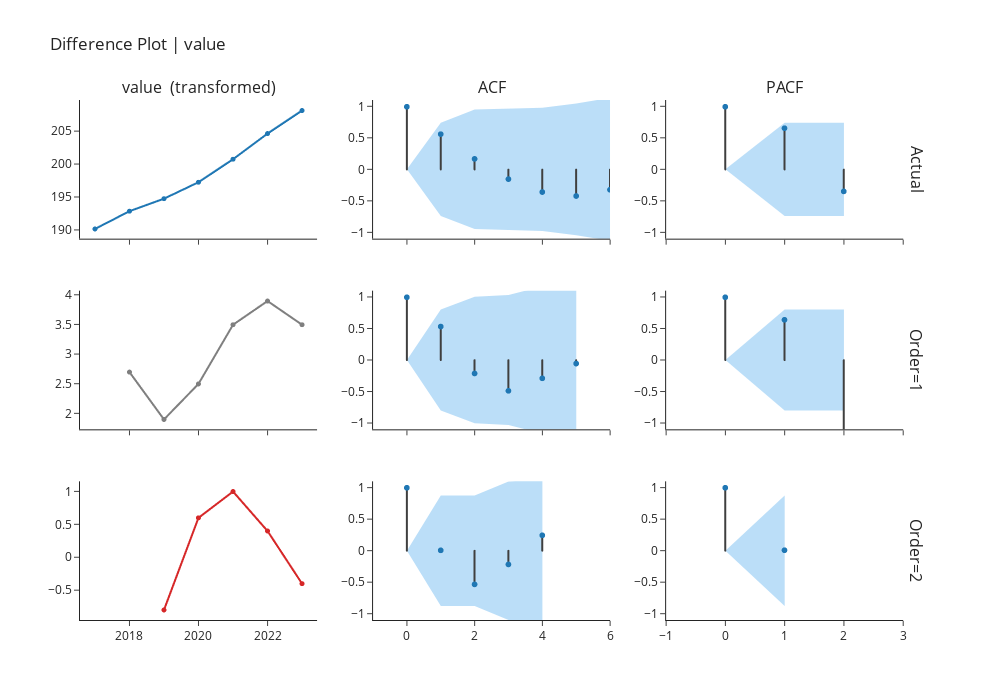

Here is the notebook cell this chart was saved with:
### Markdown cell above
## Difference Plot Using Order

### Code cell
exp.plot_model(plot="diff", 
               data_kwargs={"order_list": [1, 2], "acf": True, "pacf": True},
               fig_kwargs = {"height":700,"width":1000,"template": "simple_white","hoverinfo":"skip","big_data_threshold":10})

### Figure 1 — Plotly figure (JSON) as saved in the notebook; plotly's stock layout.template omitted (floating-point values rounded to 4 significant figures)
{"data": [{"hoverinfo": "skip", "line": {"width": 2}, "marker": {"size": 5}, "mode": "lines+markers", "name": "Actual", "showlegend": false, "type": "scattergl", "x": ["2017-01-01T00:00:00", "2018-01-01T00:00:00", "2019-01-01T00:00:00", "2020-01-01T00:00:00", "2021-01-01T00:00:00", "2022-01-01T00:00:00", "2023-01-01T00:00:00"], "xaxis": "x", "y": [190.2, 192.9, 194.8, 197.3, 200.8, 204.7, 208.2], "yaxis": "y"}, {"line": {"color": "#3f3f3f"}, "mode": "lines", "name": "Actual", "showlegend": false, "type": "scattergl", "x": [0, 0], "xaxis": "x2", "y": [0, 1], "yaxis": "y2"}, {"line": {"color": "#3f3f3f"}, "mode": "lines", "name": "Actual", "showlegend": false, "type": "scattergl", "x": [1, 1], "xaxis": "x2", "y": [0, 0.5653], "yaxis": "y2"}, {"line": {"color": "#3f3f3f"}, "mode": "lines", "name": "Actual", "showlegend": false, "type": "scattergl", "x": [2, 2], "xaxis": "x2", "y": [0, 0.172], "yaxis": "y2"}, {"line": {"color": "#3f3f3f"}, "mode": "lines", "name": "Actual", "showlegend": false, "type": "scattergl", "x": [3, 3], "xaxis": "x2", "y": [0, -0.1486], "yaxis": "y2"}, {"line": {"color": "#3f3f3f"}, "mode": "lines", "name": "Actual", "showlegend": false, "type": "scattergl", "x": [4, 4], "xaxis": "x2", "y": [0, -0.354], "yaxis": "y2"}, {"line": {"color": "#3f3f3f"}, "mode": "lines", "name": "Actual", "showlegend": false, "type": "scattergl", "x": [5, 5], "xaxis": "x2", "y": [0, -0.4171], "yaxis": "y2"}, {"line": {"color": "#3f3f3f"}, "mode": "lines", "name": "Actual", "showlegend": false, "type": "scattergl", "x": [6, 6], "xaxis": "x2", "y": [0, -0.3175], "yaxis": "y2"}, {"marker": {"color": "#1f77b4", "size": 6}, "mode": "markers", "name": "Actual", "showlegend": false, "type": "scattergl", "x": [0, 1, 2, 3, 4, 5, 6], "xaxis": "x2", "y": [1, 0.5653, 0.172, -0.1486, -0.354, -0.4171, -0.3175], "yaxis": "y2"}, {"line": {"color": "rgba(255,255,255,0)"}, "mode": "lines", "name": "UC", "showlegend": false, "type": "scatter", "x": [0, 1, 2, 3, 4, 5, 6], "xaxis": "x2", "y": [0, 0.7408, 0.9484, 0.9654, 0.9779, 1.046, 1.133], "yaxis": "y2"}, {"fill": "tonexty", "fillcolor": "rgba(32, 146, 230,0.3)", "line": {"color": "rgba(255,255,255,0)"}, "mode": "lines", "name": "LC", "showlegend": false, "type": "scatter", "x": [0, 1, 2, 3, 4, 5, 6], "xaxis": "x2", "y": [0, -0.7408, -0.9484, -0.9654, -0.9779, -1.046, -1.133], "yaxis": "y2"}, {"line": {"color": "#3f3f3f"}, "mode": "lines", "name": "Actual", "showlegend": false, "type": "scattergl", "x": [0, 0], "xaxis": "x3", "y": [0, 1], "yaxis": "y3"}, {"line": {"color": "#3f3f3f"}, "mode": "lines", "name": "Actual", "showlegend": false, "type": "scattergl", "x": [1, 1], "xaxis": "x3", "y": [0, 0.6595], "yaxis": "y3"}, {"line": {"color": "#3f3f3f"}, "mode": "lines", "name": "Actual", "showlegend": false, "type": "scattergl", "x": [2, 2], "xaxis": "x3", "y": [0, -0.3435], "yaxis": "y3"}, {"marker": {"color": "#1f77b4", "size": 6}, "mode": "markers", "name": "Actual", "showlegend": false, "type": "scattergl", "x": [0, 1, 2], "xaxis": "x3", "y": [1, 0.6595, -0.3435], "yaxis": "y3"}, {"line": {"color": "rgba(255,255,255,0)"}, "mode": "lines", "name": "UC", "showlegend": false, "type": "scatter", "x": [0, 1, 2], "xaxis": "x3", "y": [0, 0.7408, 0.7408], "yaxis": "y3"}, {"fill": "tonexty", "fillcolor": "rgba(32, 146, 230,0.3)", "line": {"color": "rgba(255,255,255,0)"}, "mode": "lines", "name": "LC", "showlegend": false, "type": "scatter", "x": [0, 1, 2], "xaxis": "x3", "y": [0, -0.7408, -0.7408], "yaxis": "y3"}, {"hoverinfo": "skip", "line": {"width": 2}, "marker": {"size": 5}, "mode": "lines+markers", "name": "Order=1", "showlegend": false, "type": "scattergl", "x": ["2018-01-01T00:00:00", "2019-01-01T00:00:00", "2020-01-01T00:00:00", "2021-01-01T00:00:00", "2022-01-01T00:00:00", "2023-01-01T00:00:00"], "xaxis": "x4", "y": [2.7, 1.9, 2.5, 3.5, 3.9, 3.5], "yaxis": "y4"}, {"line": {"color": "#3f3f3f"}, "mode": "lines", "name": "Order=1", "showlegend": false, "type": "scattergl", "x": [0, 0], "xaxis": "x5", "y": [0, 1], "yaxis": "y5"}, {"line": {"color": "#3f3f3f"}, "mode": "lines", "name": "Order=1", "showlegend": false, "type": "scattergl", "x": [1, 1], "xaxis": "x5", "y": [0, 0.535], "yaxis": "y5"}, {"line": {"color": "#3f3f3f"}, "mode": "lines", "name": "Order=1", "showlegend": false, "type": "scattergl", "x": [2, 2], "xaxis": "x5", "y": [0, -0.2098], "yaxis": "y5"}, {"line": {"color": "#3f3f3f"}, "mode": "lines", "name": "Order=1", "showlegend": false, "type": "scattergl", "x": [3, 3], "xaxis": "x5", "y": [0, -0.486], "yaxis": "y5"}, {"line": {"color": "#3f3f3f"}, "mode": "lines", "name": "Order=1", "showlegend": false, "type": "scattergl", "x": [4, 4], "xaxis": "x5", "y": [0, -0.2867], "yaxis": "y5"}, {"line": {"color": "#3f3f3f"}, "mode": "lines", "name": "Order=1", "showlegend": false, "type": "scattergl", "x": [5, 5], "xaxis": "x5", "y": [0, -0.05245], "yaxis": "y5"}, {"marker": {"color": "#1f77b4", "size": 6}, "mode": "markers", "name": "Order=1", "showlegend": false, "type": "scattergl", "x": [0, 1, 2, 3, 4, 5], "xaxis": "x5", "y": [1, 0.535, -0.2098, -0.486, -0.2867, -0.05245], "yaxis": "y5"}, {"line": {"color": "rgba(255,255,255,0)"}, "mode": "lines", "name": "UC", "showlegend": false, "type": "scatter", "x": [0, 1, 2, 3, 4, 5], "xaxis": "x5", "y": [0, 0.8002, 1.003, 1.031, 1.169, 1.213], "yaxis": "y5"}, {"fill": "tonexty", "fillcolor": "rgba(32, 146, 230,0.3)", "line": {"color": "rgba(255,255,255,0)"}, "mode": "lines", "name": "LC", "showlegend": false, "type": "scatter", "x": [0, 1, 2, 3, 4, 5], "xaxis": "x5", "y": [0, -0.8002, -1.003, -1.031, -1.169, -1.213], "yaxis": "y5"}, {"line": {"color": "#3f3f3f"}, "mode": "lines", "name": "Order=1", "showlegend": false, "type": "scattergl", "x": [0, 0], "xaxis": "x6", "y": [0, 1], "yaxis": "y6"}, {"line": {"color": "#3f3f3f"}, "mode": "lines", "name": "Order=1", "showlegend": false, "type": "scattergl", "x": [1, 1], "xaxis": "x6", "y": [0, 0.642], "yaxis": "y6"}, {"line": {"color": "#3f3f3f"}, "mode": "lines", "name": "Order=1", "showlegend": false, "type": "scattergl", "x": [2, 2], "xaxis": "x6", "y": [0, -1.236], "yaxis": "y6"}, {"marker": {"color": "#1f77b4", "size": 6}, "mode": "markers", "name": "Order=1", "showlegend": false, "type": "scattergl", "x": [0, 1, 2], "xaxis": "x6", "y": [1, 0.642, -1.236], "yaxis": "y6"}, {"line": {"color": "rgba(255,255,255,0)"}, "mode": "lines", "name": "UC", "showlegend": false, "type": "scatter", "x": [0, 1, 2], "xaxis": "x6", "y": [0, 0.8002, 0.8002], "yaxis": "y6"}, {"fill": "tonexty", "fillcolor": "rgba(32, 146, 230,0.3)", "line": {"color": "rgba(255,255,255,0)"}, "mode": "lines", "name": "LC", "showlegend": false, "type": "scatter", "x": [0, 1, 2], "xaxis": "x6", "y": [0, -0.8002, -0.8002], "yaxis": "y6"}, {"hoverinfo": "skip", "line": {"width": 2}, "marker": {"size": 5}, "mode": "lines+markers", "name": "Order=2", "showlegend": false, "type": "scattergl", "x": ["2019-01-01T00:00:00", "2020-01-01T00:00:00", "2021-01-01T00:00:00", "2022-01-01T00:00:00", "2023-01-01T00:00:00"], "xaxis": "x7", "y": [-0.8, 0.6, 1, 0.4, -0.4], "yaxis": "y7"}, {"line": {"color": "#3f3f3f"}, "mode": "lines", "name": "Order=2", "showlegend": false, "type": "scattergl", "x": [0, 0], "xaxis": "x8", "y": [0, 1], "yaxis": "y8"}, {"line": {"color": "#3f3f3f"}, "mode": "lines", "name": "Order=2", "showlegend": false, "type": "scattergl", "x": [1, 1], "xaxis": "x8", "y": [0, 0.006569], "yaxis": "y8"}, {"line": {"color": "#3f3f3f"}, "mode": "lines", "name": "Order=2", "showlegend": false, "type": "scattergl", "x": [2, 2], "xaxis": "x8", "y": [0, -0.5343], "yaxis": "y8"}, {"line": {"color": "#3f3f3f"}, "mode": "lines", "name": "Order=2", "showlegend": false, "type": "scattergl", "x": [3, 3], "xaxis": "x8", "y": [0, -0.2175], "yaxis": "y8"}, {"line": {"color": "#3f3f3f"}, "mode": "lines", "name": "Order=2", "showlegend": false, "type": "scattergl", "x": [4, 4], "xaxis": "x8", "y": [0, 0.2453], "yaxis": "y8"}, {"marker": {"color": "#1f77b4", "size": 6}, "mode": "markers", "name": "Order=2", "showlegend": false, "type": "scattergl", "x": [0, 1, 2, 3, 4], "xaxis": "x8", "y": [1, 0.006569, -0.5343, -0.2175, 0.2453], "yaxis": "y8"}, {"line": {"color": "rgba(255,255,255,0)"}, "mode": "lines", "name": "UC", "showlegend": false, "type": "scatter", "x": [0, 1, 2, 3, 4], "xaxis": "x8", "y": [0, 0.8765, 0.8766, 1.099, 1.131], "yaxis": "y8"}, {"fill": "tonexty", "fillcolor": "rgba(32, 146, 230,0.3)", "line": {"color": "rgba(255,255,255,0)"}, "mode": "lines", "name": "LC", "showlegend": false, "type": "scatter", "x": [0, 1, 2, 3, 4], "xaxis": "x8", "y": [0, -0.8765, -0.8766, -1.099, -1.131], "yaxis": "y8"}, {"line": {"color": "#3f3f3f"}, "mode": "lines", "name": "Order=2", "showlegend": false, "type": "scattergl", "x": [0, 0], "xaxis": "x9", "y": [0, 1], "yaxis": "y9"}, {"line": {"color": "#3f3f3f"}, "mode": "lines", "name": "Order=2", "showlegend": false, "type": "scattergl", "x": [1, 1], "xaxis": "x9", "y": [0, 0.008212], "yaxis": "y9"}, {"marker": {"color": "#1f77b4", "size": 6}, "mode": "markers", "name": "Order=2", "showlegend": false, "type": "scattergl", "x": [0, 1], "xaxis": "x9", "y": [1, 0.008212], "yaxis": "y9"}, {"line": {"color": "rgba(255,255,255,0)"}, "mode": "lines", "name": "UC", "showlegend": false, "type": "scatter", "x": [0, 1], "xaxis": "x9", "y": [0, 0.8765], "yaxis": "y9"}, {"fill": "tonexty", "fillcolor": "rgba(32, 146, 230,0.3)", "line": {"color": "rgba(255,255,255,0)"}, "mode": "lines", "name": "LC", "showlegend": false, "type": "scatter", "x": [0, 1], "xaxis": "x9", "y": [0, -0.8765], "yaxis": "y9"}], "layout": {"annotations": [{"font": {"size": 16}, "showarrow": false, "text": "value  (transformed)", "x": 0.1411, "xanchor": "center", "xref": "paper", "y": 1, "yanchor": "bottom", "yref": "paper"}, {"font": {"size": 16}, "showarrow": false, "text": "ACF", "x": 0.49, "xanchor": "center", "xref": "paper", "y": 1, "yanchor": "bottom", "yref": "paper"}, {"font": {"size": 16}, "showarrow": false, "text": "PACF", "x": 0.8389, "xanchor": "center", "xref": "paper", "y": 1, "yanchor": "bottom", "yref": "paper"}, {"font": {"size": 16}, "showarrow": false, "text": "Actual", "textangle": 90, "x": 0.98, "xanchor": "left", "xref": "paper", "y": 0.8667, "yanchor": "middle", "yref": "paper"}, {"font": {"size": 16}, "showarrow": false, "text": "Order=1", "textangle": 90, "x": 0.98, "xanchor": "left", "xref": "paper", "y": 0.5, "yanchor": "middle", "yref": "paper"}, {"font": {"size": 16}, "showarrow": false, "text": "Order=2", "textangle": 90, "x": 0.98, "xanchor": "left", "xref": "paper", "y": 0.1333, "yanchor": "middle", "yref": "paper"}], "autosize": false, "height": 700, "showlegend": false, "title": {"text": "Difference Plot | value "}, "width": 1000, "xaxis": {"anchor": "y", "domain": [0, 0.2822], "matches": "x7", "showticklabels": false}, "xaxis2": {"anchor": "y2", "domain": [0.3489, 0.6311], "matches": "x8", "range": [-1, 8], "showticklabels": false}, "xaxis3": {"anchor": "y3", "domain": [0.6978, 0.98], "matches": "x9", "range": [-1, 4], "showticklabels": false}, "xaxis4": {"anchor": "y4", "domain": [0, 0.2822], "matches": "x7", "showticklabels": false}, "xaxis5": {"anchor": "y5", "domain": [0.3489, 0.6311], "matches": "x8", "range": [-1, 7], "showticklabels": false}, "xaxis6": {"anchor": "y6", "domain": [0.6978, 0.98], "matches": "x9", "range": [-1, 4], "showticklabels": false}, "xaxis7": {"anchor": "y7", "domain": [0, 0.2822]}, "xaxis8": {"anchor": "y8", "domain": [0.3489, 0.6311], "range": [-1, 6]}, "xaxis9": {"anchor": "y9", "domain": [0.6978, 0.98], "range": [-1, 3]}, "yaxis": {"anchor": "x", "domain": [0.7333, 1]}, "yaxis2": {"anchor": "x2", "domain": [0.7333, 1], "range": [-1.1, 1.1], "zerolinecolor": "#000000"}, "yaxis3": {"anchor": "x3", "domain": [0.7333, 1], "range": [-1.1, 1.1], "zerolinecolor": "#000000"}, "yaxis4": {"anchor": "x4", "domain": [0.3667, 0.6333]}, "yaxis5": {"anchor": "x5", "domain": [0.3667, 0.6333], "range": [-1.1, 1.1], "zerolinecolor": "#000000"}, "yaxis6": {"anchor": "x6", "domain": [0.3667, 0.6333], "range": [-1.1, 1.1], "zerolinecolor": "#000000"}, "yaxis7": {"anchor": "x7", "domain": [0, 0.2667]}, "yaxis8": {"anchor": "x8", "domain": [0, 0.2667], "range": [-1.1, 1.1], "zerolinecolor": "#000000"}, "yaxis9": {"anchor": "x9", "domain": [0, 0.2667], "range": [-1.1, 1.1], "zerolinecolor": "#000000"}}}
